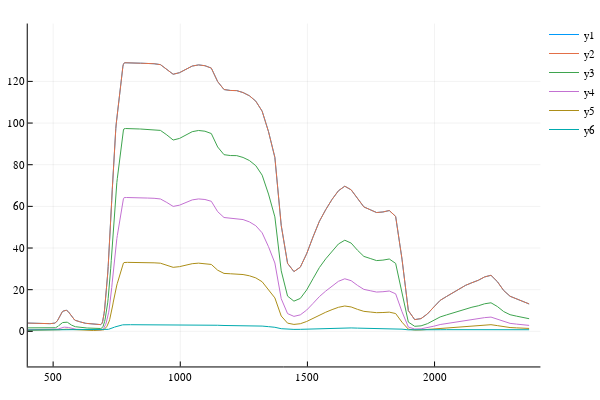

Write notebook code for a chart like this one.
### Code cell
plot(FluspectMod.lambda,pl[1,:])
#plot!(FluspectMod.lambda,pl[10,:])
#plot!(FluspectMod.lambda,pl[20,:])
plot!(FluspectMod.lambda,pl[1:5:end,:]')

### Figure 1 — Plotly figure (JSON) as saved in the notebook; plotly's stock layout.template omitted (floating-point values rounded to 4 significant figures; data arrays with more than 128 entries replaced by an {"elided": "..."} marker saying what was removed)
{"data": [{"colorbar": {"title": {"text": ""}}, "hoverinfo": "text", "legendgroup": "y1", "line": {"color": "rgba(0, 154, 250, 1.000)", "dash": "solid", "shape": "linear", "width": 1}, "mode": "lines", "name": "y1", "showlegend": true, "text": {"elided": "287 null values"}, "type": "scatter", "x": {"elided": "287 float values"}, "xaxis": "x", "y": {"elided": "287 float values"}, "yaxis": "y", "zmax": null, "zmin": null}, {"colorbar": {"title": {"text": ""}}, "hoverinfo": "text", "legendgroup": "y2", "line": {"color": "rgba(227, 111, 71, 1.000)", "dash": "solid", "shape": "linear", "width": 1}, "mode": "lines", "name": "y2", "showlegend": true, "text": {"elided": "287 null values"}, "type": "scatter", "x": {"elided": "287 float values"}, "xaxis": "x", "y": {"elided": "287 float values"}, "yaxis": "y", "zmax": null, "zmin": null}, {"colorbar": {"title": {"text": ""}}, "hoverinfo": "text", "legendgroup": "y3", "line": {"color": "rgba(62, 164, 78, 1.000)", "dash": "solid", "shape": "linear", "width": 1}, "mode": "lines", "name": "y3", "showlegend": true, "text": {"elided": "287 null values"}, "type": "scatter", "x": {"elided": "287 float values"}, "xaxis": "x", "y": {"elided": "287 float values"}, "yaxis": "y", "zmax": null, "zmin": null}, {"colorbar": {"title": {"text": ""}}, "hoverinfo": "text", "legendgroup": "y4", "line": {"color": "rgba(195, 113, 210, 1.000)", "dash": "solid", "shape": "linear", "width": 1}, "mode": "lines", "name": "y4", "showlegend": true, "text": {"elided": "287 null values"}, "type": "scatter", "x": {"elided": "287 float values"}, "xaxis": "x", "y": {"elided": "287 float values"}, "yaxis": "y", "zmax": null, "zmin": null}, {"colorbar": {"title": {"text": ""}}, "hoverinfo": "text", "legendgroup": "y5", "line": {"color": "rgba(172, 142, 24, 1.000)", "dash": "solid", "shape": "linear", "width": 1}, "mode": "lines", "name": "y5", "showlegend": true, "text": {"elided": "287 null values"}, "type": "scatter", "x": {"elided": "287 float values"}, "xaxis": "x", "y": {"elided": "287 float values"}, "yaxis": "y", "zmax": null, "zmin": null}, {"colorbar": {"title": {"text": ""}}, "hoverinfo": "text", "legendgroup": "y6", "line": {"color": "rgba(0, 170, 174, 1.000)", "dash": "solid", "shape": "linear", "width": 1}, "mode": "lines", "name": "y6", "showlegend": true, "text": {"elided": "287 null values"}, "type": "scatter", "x": {"elided": "287 float values"}, "xaxis": "x", "y": {"elided": "287 float values"}, "yaxis": "y", "zmax": null, "zmin": null}], "layout": {"annotations": [], "dragmode": "zoom", "height": 400, "legend": {"bgcolor": "rgba(255, 255, 255, 1.000)", "bordercolor": "rgba(0, 0, 0, 1)", "font": {"color": "rgba(0, 0, 0, 1)", "family": "sans-serif", "size": 11}, "tracegroupgap": 0, "x": 1, "y": 1}, "margin": {"b": 20, "l": 0, "r": 0, "t": 20}, "paper_bgcolor": "rgba(255, 255, 255, 1.000)", "plot_bgcolor": "rgba(255, 255, 255, 1.000)", "showlegend": true, "width": 600, "xaxis": {"anchor": "y", "autorange": false, "domain": [0.05101, 0.9934], "gridcolor": "rgba(0, 0, 0, 0.1)", "gridwidth": 0.5, "linecolor": "rgba(0, 0, 0, 1)", "mirror": false, "range": [400.2, 2416.0], "showgrid": true, "showline": true, "showticklabels": true, "tickangle": 0, "tickcolor": "rgb(0, 0, 0)", "tickfont": {"color": "rgba(0, 0, 0, 1)", "family": "sans-serif", "size": 11}, "tickmode": "array", "ticks": "inside", "ticktext": ["500", "1000", "1500", "2000"], "tickvals": [500, 1000, 1500, 2000], "title": {"font": {"color": "rgba(0, 0, 0, 1)", "family": "sans-serif", "size": 15}, "text": ""}, "type": "linear", "visible": true, "zeroline": false, "zerolinecolor": "rgba(0, 0, 0, 1)"}, "yaxis": {"anchor": "x", "autorange": false, "domain": [0.03762, 0.9902], "gridcolor": "rgba(0, 0, 0, 0.1)", "gridwidth": 0.5, "linecolor": "rgba(0, 0, 0, 1)", "mirror": false, "range": [-16.87, 147.8], "showgrid": true, "showline": true, "showticklabels": true, "tickangle": 0, "tickcolor": "rgb(0, 0, 0)", "tickfont": {"color": "rgba(0, 0, 0, 1)", "family": "sans-serif", "size": 11}, "tickmode": "array", "ticks": "inside", "ticktext": ["0", "20", "40", "60", "80", "100", "120"], "tickvals": [0, 20, 40, 60, 80, 100, 120], "title": {"font": {"color": "rgba(0, 0, 0, 1)", "family": "sans-serif", "size": 15}, "text": ""}, "type": "linear", "visible": true, "zeroline": false, "zerolinecolor": "rgba(0, 0, 0, 1)"}}}
